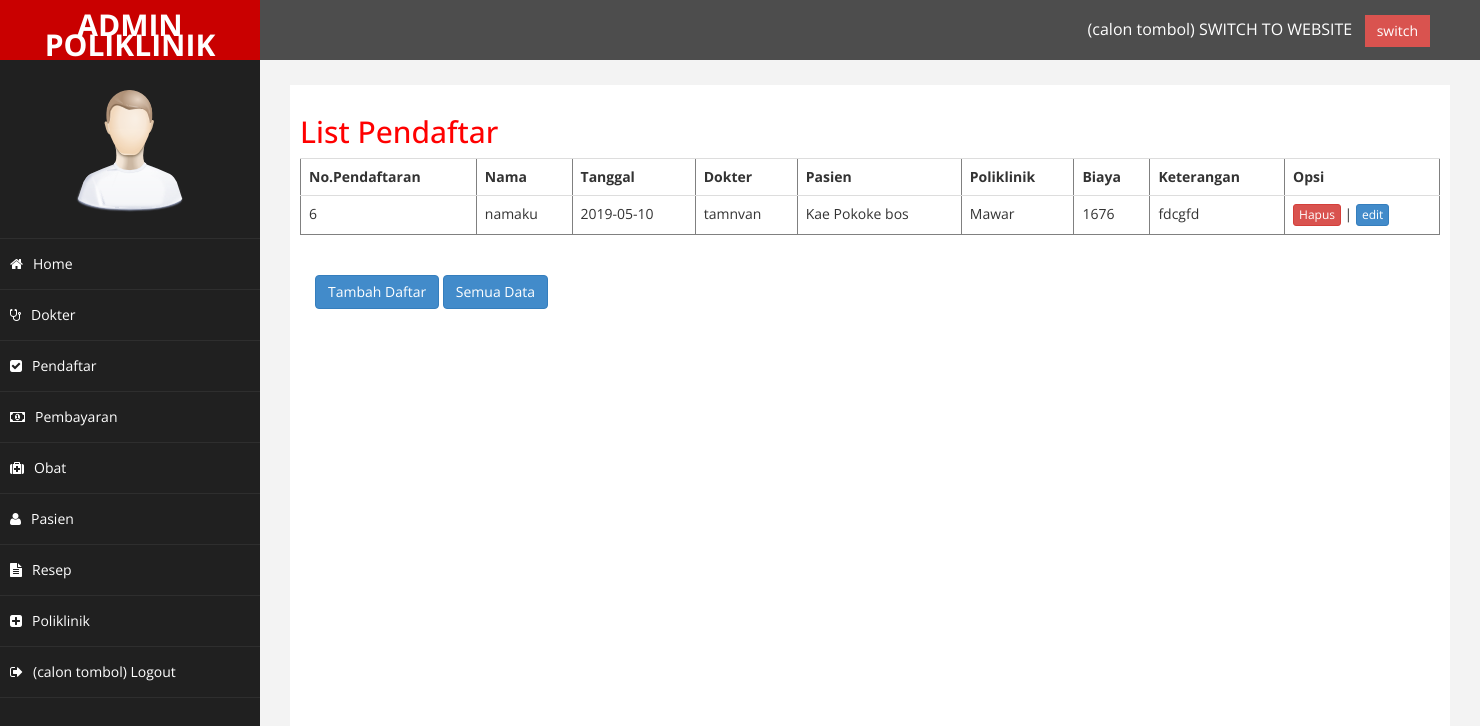
/admin/index.php?halaman=pendaftar, run on the app's committed database.
### tables this page shows
CREATE TABLE `pendaftaran` (
  `nomor_pendaftaran` int(20) NOT NULL,
  `nama_pendaftar` varchar(100) NOT NULL,
  `tanggal` date NOT NULL,
  `kode_dokter` int(20) NOT NULL,
  `kode_pasien` int(20) NOT NULL,
  `kode_poliklinik` int(20) NOT NULL,
  `biaya` int(100) NOT NULL,
  `keterangan` text NOT NULL
);

CREATE TABLE `dokter` (
  `kode_dokter` int(20) NOT NULL,
  `nama_dokter` varchar(100) NOT NULL,
  `spesialis` varchar(100) NOT NULL,
  `alamat` varchar(100) NOT NULL,
  `telepon` int(20) NOT NULL,
  `kode_poliklinik` int(20) NOT NULL,
  `tarif` int(50) NOT NULL
);

CREATE TABLE `pasien` (
  `kode_pasien` int(20) NOT NULL,
  `nama_pasien` varchar(100) NOT NULL,
  `alamat` varchar(100) NOT NULL,
  `gender` enum('L','P') NOT NULL,
  `umur` int(20) NOT NULL,
  `telepon` int(20) NOT NULL
);

CREATE TABLE `poliklinik` (
  `kode_poliklinik` int(11) NOT NULL,
  `nama_poliklinik` varchar(100) NOT NULL
);

### admin/modaldaftar.php (the view, shortened to what this page needs)
 <div class="container">
	<br/>
	<button type="button" class="btn btn-primary btn-s" data-toggle="modal" data-target="#myModal">Tambah Daftar</button> <a href="index.php?halaman=pendaftar2" class="btn btn-primary btn-s">Semua Data</a>
</body>
</html>
			</div>
		</div>
	</div>

### admin/pendaftar.php (shortened to what this page needs)
<?php include 'koneksi.php' ?>
<!DOCTYPE html>
<html>
<head>
</head>
<body>
<h2>List Pendaftar</h2>
 <table border="1" class="table">
	<tr>
		<th>No.Pendaftaran</th>
		<th>Nama</th>
		<th>Tanggal</th>
		<th>Dokter</th>
		<th>Pasien</th>
		<th>Poliklinik</th>
		<th>Biaya</th>
		<th>Keterangan</th>
		<th>Opsi</th>
	</tr>
	<?php $ambil=$con->query("SELECT * FROM pendaftaran JOIN dokter ON pendaftaran.kode_dokter = dokter.kode_dokter JOIN pasien ON pendaftaran.kode_pasien=pasien.kode_pasien JOIN poliklinik ON pendaftaran.kode_poliklinik=poliklinik.kode_poliklinik"); ?>
	<?php while($pecah=$ambil->fetch_assoc()){ ?>
	<tr>
		<td><?php echo $pecah['nomor_pendaftaran']; ?></td>
		<td><?php echo $pecah['nama_pendaftar']; ?></td>
		<td><?php echo $pecah['tanggal']; ?></td>
		<td><?php echo $pecah['nama_dokter']; ?></td>
		<td><?php echo $pecah['nama_pasien']; ?></td>
		<td><?php echo $pecah['nama_poliklinik']; ?></td>
		<td><?php echo $pecah['biaya']; ?></td>
		<td><?php echo $pecah['keterangan']; ?></td>
		<td><a class="btn btn-danger btn-xs" href="hapuspendaftar.php?id=<?php echo $pecah['nomor_pendaftaran']; ?>" onclick="return confirm('Anda yakin mau menghapus item ini ?')">Hapus</a> | <a href="index.php?halaman=editdaftar&id=<?php echo $pecah['nomor_pendaftaran']; ?>" class="btn btn-primary btn-xs">edit</a></td>
	</tr>
	<?php } ?>
</table>
<?php include 'modaldaftar.php' ?>
</body>
</html>

### admin/assets/css/custom.css (style rules this page uses)
body { font-family: 'Open Sans', sans-serif; }
h2 { color: #f00; }

### data on the page
pendaftaran: nomor_pendaftaran "6", nama_pendaftar "namaku", tanggal "2019-05-10", kode_dokter.nama_dokter "tamnvan", kode_pasien.nama_pasien "Kae Pokoke bos", kode_poliklinik.nama_poliklinik "Mawar", biaya "1676", keterangan "fdcgfd"
